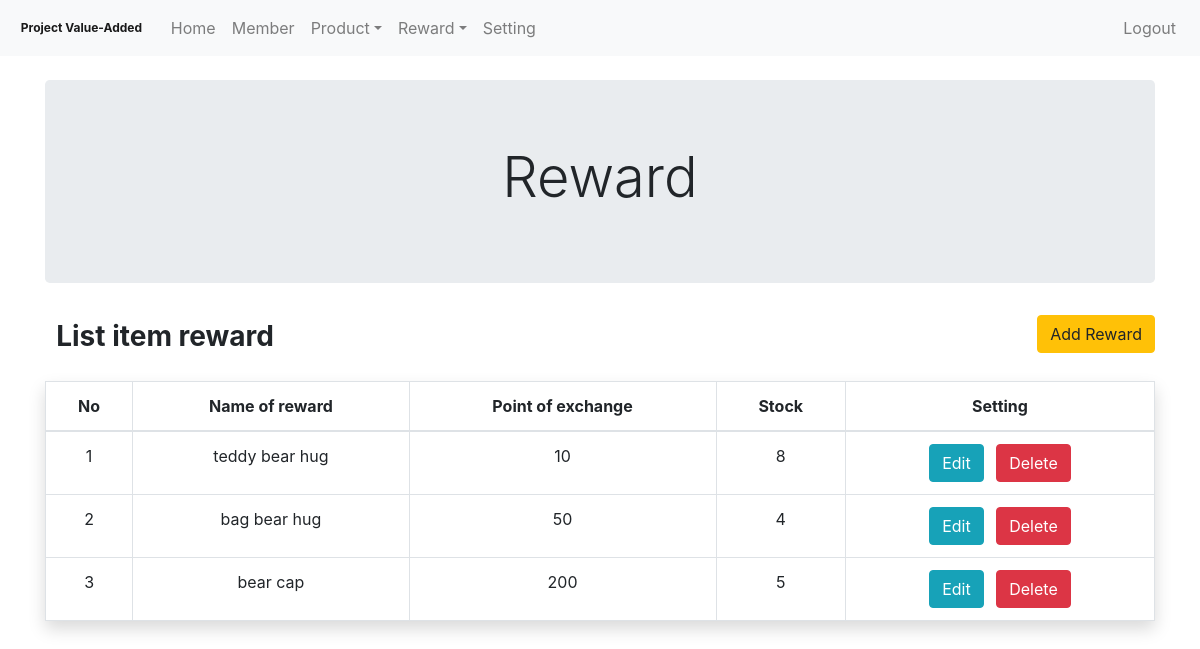
The page /Admin/reward.php (signed in) on the database its author committed.
### tables this page shows
CREATE TABLE `reward` (
  `id_reward` int(2) NOT NULL,
  `description_reward` text NOT NULL,
  `name_reward` varchar(255) NOT NULL,
  `point_exchange_reward` int(5) NOT NULL,
  `stock_reward` int(5) NOT NULL
);

### Admin/reward.php (called while the page is built, shortened)
<?php
include "./src/component/header.php";
include "./src/component/nev.php";
include "./src/views/reward_modal.php";
include "./src/component/footage.php";

### Admin/src/models/reward.php (called while the page is built)
<?php
require "../Mysql/Connect.php";
$q_fetch_lists = "SELECT * FROM reward";
$result_fetch_lists = mysqli_query($dbcon, $q_fetch_lists);

### Admin/src/views/reward_modal.php (the view)
<?php
require './src/models/reward.php';
?>
<div class="container pt-4">
    <div class="row">
        <div class="col-12 text-center">
            <div class="jumbotron ">
                <h1 class="display-4">Reward</h1>
            </div>
        </div>
        <div class="col-12 mb-3">
            <h1 class="badge " style="font-size: 1.75rem;"> List item reward </h1>
            <button type="button" class="btn btn-warning float-right" style="text-align: right" data-toggle="modal" data-target="#modal-reward-add">
                Add Reward
            </button>
        </div>
        <div class="col-12">
            <table class="table table-bordered shadow text-center">
                <thead>
                    <tr>
                        <th scope="col">No</th>
                        <th scope="col">Name of reward</th>
                        <th scope="col">Point of exchange</th>
                        <th scope="col">Stock</th>
                        <th scope="col">Setting</th>
                    </tr>
                </thead>
                <tbody>
                    <?php
                    $No = 0;
                    while ($lists_reward = mysqli_fetch_assoc($result_fetch_lists)) {
                        $No = $No + 1;
                    ?>
                        <tr>
                            <td class="text-center"><?php echo ($No) ?></td>
                            <td scope="row"><?php echo $lists_reward['name_reward']; ?></td>
                            <td scope="row"><?php echo $lists_reward['point_exchange_reward']; ?></td>
                            <td scope="row"><?php echo $lists_reward['stock_reward']; ?></td>
                            <td scope="row ">
                                <button class="btn btn-info reward_edit_modal mr-2" id="<?php echo $lists_reward['id_reward']; ?>">Edit</button>
                                <button class="btn btn-danger reward_delete" id="<?php echo $lists_reward['id_reward']; ?>">Delete</button>
                            </td>
                        </tr>
                    <?php } ?>
                </tbody>
            </table>
        </div>
    </div>
</div>

### Admin/src/css/admin.css (style rules this page uses)
input, button, p { vertical-align: middle; }

### rows shown on the page
reward: name_reward "teddy bear hug", point_exchange_reward "10", stock_reward "8"
reward: name_reward "bag bear hug", point_exchange_reward "50", stock_reward "4"
reward: name_reward "bear cap", point_exchange_reward "200", stock_reward "5"
